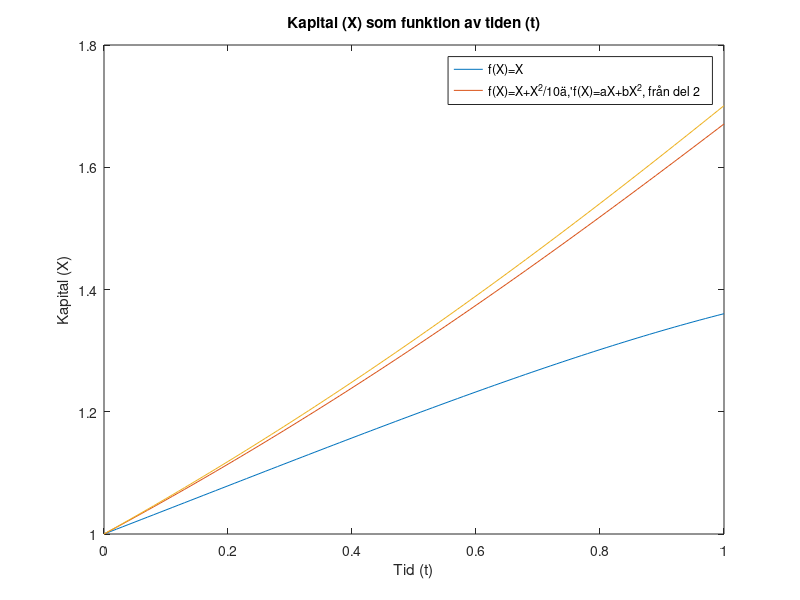
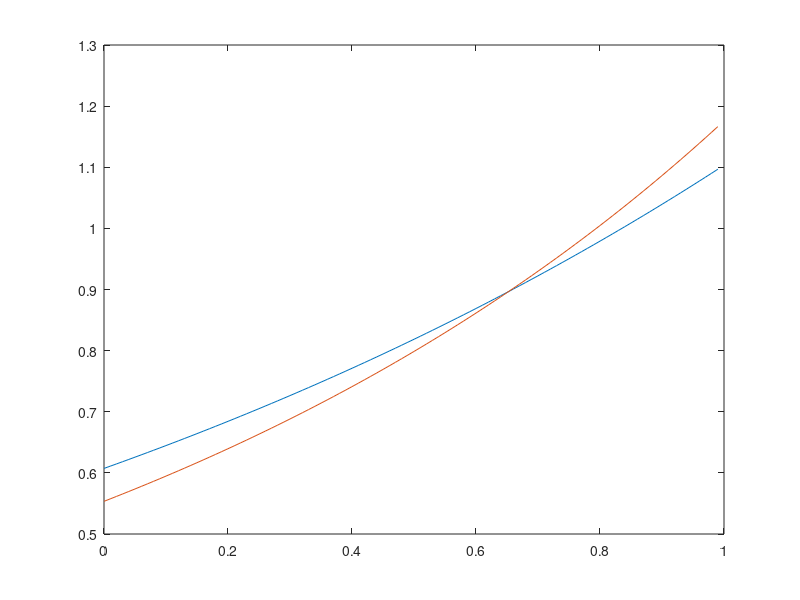

These charts were generated, in order, by the following MATLAB code:
clear

T = 1; % tidsintervall
N = 100; % antal tidssteg
delta_t = T/N;
x_0 = 1; % startvärde

% Produktions-funktionerna med derivator
func_1 = @(X)(X); 
Derivative_func_1 = @(X)(1);
func_2 = @(X)(X+(X.^2)./10);
Derivative_func_2 = @(X)(1+X./5);

% c = [a,b] med a, b (från uppgift 2)
c = [1.070894403456629,0.061849368625104];

% Minsta-kvadrat-lösning
b = @(x,c)(c(1)*x+c(2)*x.^2);
Derivative_b = @(X,c)(c(1)+2*c(2)*X);

% Given nyttofunktion g
g = @(X)(2*sqrt(X));
Derivative_g = @(X)(1./sqrt(X)); 

% Vektorer vars N + 1 komponenter lagrar kapitalet X
X_1 = zeros(1,N+1);
X_2 = zeros(1,N+1);
X_b = zeros(1,N+1);
X_1(1)=x_0;
X_2(1)=x_0;
X_b(1)=x_0;

% Startgissningar från ekvation 9
for i = 1:N
    X_1(i+1) = X_1(i)+delta_t*Derivative_func_1(X_1(i));
    X_2(i+1) = X_2(i)+delta_t*Derivative_func_2(X_2(i));
    X_b(i+1) = X_b(i)+delta_t*Derivative_b(X_b(i),c);

end

% vektorer med N + 1 komponenter för uppdatering av kapitalet
X_update_1 = zeros(1,N+1); 
X_update_2 = zeros(1,N+1);
X_update_b = zeros(1,N+1);
X_update_1(1)=x_0;
X_update_2(1)=x_0;
X_update_b(1)=x_0;
lambda_1 = zeros(1,N);
lambda_2 = zeros(1,N);
lambda_b = zeros(1,N);
Derivative_norm_1 = 1;
Derivative_norm_2 = 1;
Derivative_norm_b = 1;

% Yttre slinga för iterationer
while Derivative_norm_1>10^(-10)
    lambda_1(N) = Derivative_g(X_1(N+1));

    % Första inre slinga - beräkna Lagrangemultiplikatorerna bakåt i tiden
    for j=N-1:-1:1 
        lambda_1(j) = lambda_1(j+1) + delta_t*Derivative_func_1(X_1(j+1))*lambda_1(j+1);
    end

    % Andra inre slinga - uppdatera kapitalet framåt i tiden
    for j=1:N
        X_update_1(j+1) = X_update_1(j) + delta_t*(func_1(X_update_1(j))- ...
        1/(lambda_1(j)^(3/5)));
    end 
    diff = X_1-X_update_1;
    Derivative_norm_1 = norm(diff);

    % Kapitarvektorn uppdateras
     X_1 = X_update_1;
end

% Motsvarande för resterande funktioner
while Derivative_norm_2 > 10^(-10)
    lambda_2(N) = Derivative_g(X_2(N+1));
    for j=N-1:-1:1
        lambda_2(j) = lambda_2(j+1) + delta_t*Derivative_func_2(X_2(j+1))*lambda_2(j+1);
    end
    for j=1:N
        X_update_2(j+1) = X_update_2(j) + delta_t*(func_2(X_update_2(j))- 1/(lambda_2(j)^(3/5)));
    end
    diff = X_2-X_update_2;
    Derivative_norm_2 = norm(diff);
    X_2 = X_update_2;
end 

while Derivative_norm_b > 10^(-10)
    lambda_b(N) = Derivative_g(X_b(N+1));
    for j=N-1:-1:1
        lambda_b(j) = lambda_b(j+1) + delta_t*Derivative_b(X_b(j+1),c)*lambda_b(j+1);
    end
    for j=1:N
        X_update_b(j+1) = X_update_b(j) + delta_t*(b(X_update_b(j),c)- 1/(lambda_b(j)^(3/5)));

    end 
    diff = X_b-X_update_b;
    Derivative_norm_b = norm(diff);
    X_b = X_update_b;
end

% Förhållande mellan lambda & alfa
alpha_1 = lambda_1.^(-3/5);
alpha_2 = lambda_2.^(-3/5);
alpha_t = lambda_b.^(-3/5);

% Presentera resultat
clf, close all
plot(0:delta_t:T,X_1)

hold on
plot(0:delta_t:T,X_2)
plot(0:delta_t:T,X_b)
legend('f(X)=X','f(X)=X+X^2/10ä,''f(X)=aX+bX^2, från del 2')
xlabel('Tid (t)')
ylabel('Kapital (X)')
title('Kapital (X) som funktion av tiden (t)')
figure(2)
plot(0:delta_t:T-delta_t,alpha_1)
hold on
plot(0:delta_t:T-delta_t,alpha_2)
